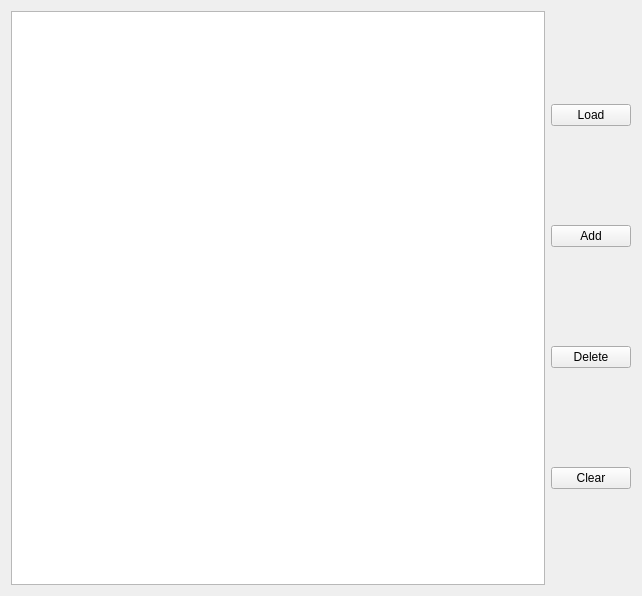
<?xml version="1.0" encoding="UTF-8"?>
<ui version="4.0">
 <class>PhaseWidget</class>
 <widget class="QWidget" name="PhaseWidget">
  <property name="geometry">
   <rect>
    <x>0</x>
    <y>0</y>
    <width>642</width>
    <height>596</height>
   </rect>
  </property>
  <property name="windowTitle">
   <string>Form</string>
  </property>
  <layout class="QHBoxLayout" name="horizontalLayout">
   <item>
    <widget class="QTableView" name="m_phase_tv"/>
   </item>
   <item>
    <layout class="QVBoxLayout" name="verticalLayout">
     <item>
      <widget class="QPushButton" name="m_load_btn">
       <property name="text">
        <string>Load</string>
       </property>
      </widget>
     </item>
     <item>
      <widget class="QPushButton" name="m_add_btn">
       <property name="text">
        <string>Add</string>
       </property>
      </widget>
     </item>
     <item>
      <widget class="QPushButton" name="m_delete_btn">
       <property name="text">
        <string>Delete</string>
       </property>
      </widget>
     </item>
     <item>
      <widget class="QPushButton" name="m_clear_btn">
       <property name="text">
        <string>Clear</string>
       </property>
      </widget>
     </item>
    </layout>
   </item>
  </layout>
 </widget>
 <resources/>
 <connections/>
</ui>
